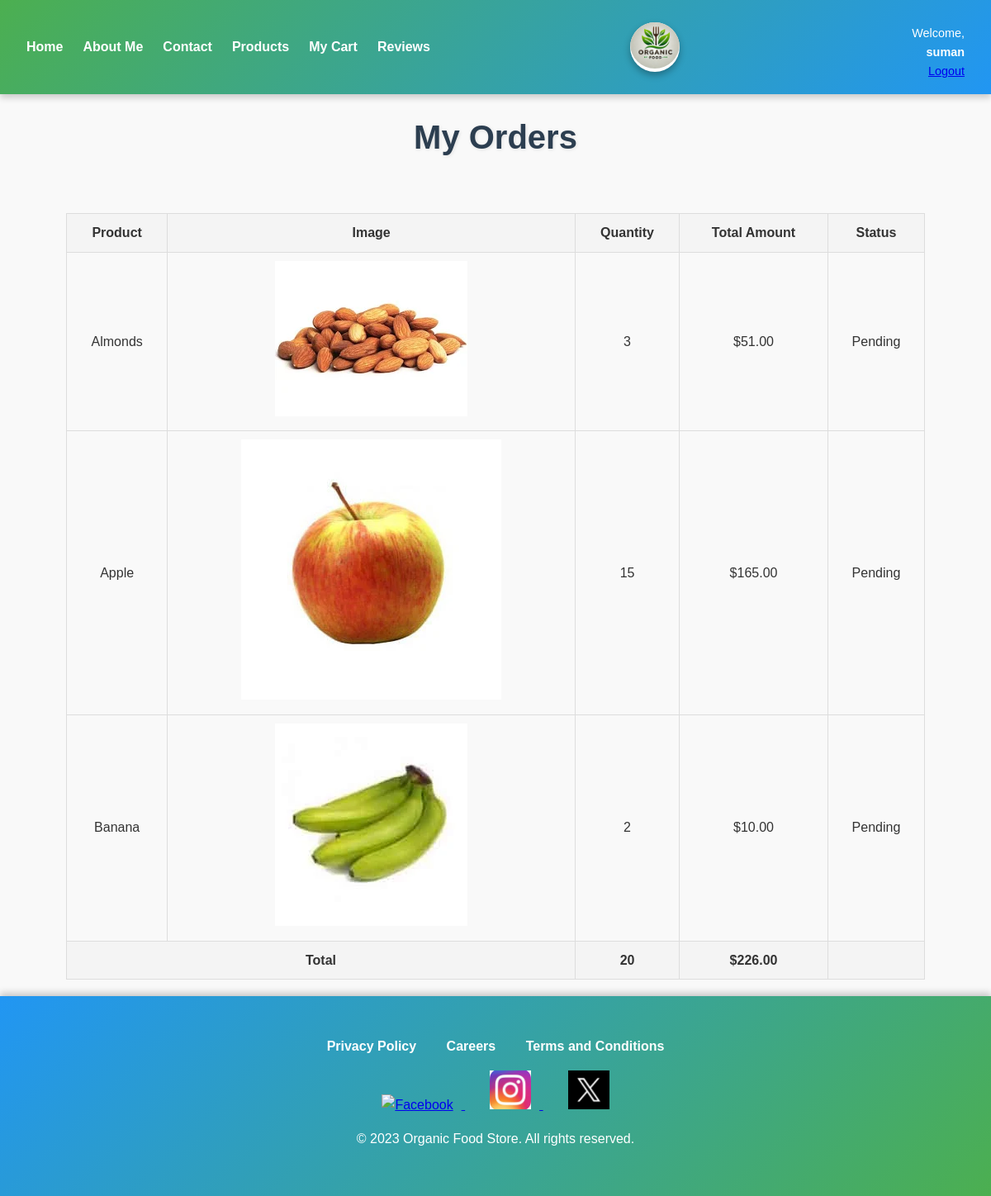
The app's page /php/order.php (signed in) with its own data.
### tables this page shows
CREATE TABLE `orders` (
  `id` int(10) UNSIGNED NOT NULL,
  `user_id` int(10) UNSIGNED NOT NULL,
  `total_amount` decimal(10,2) NOT NULL,
  `status` enum('Pending','Shipped','Delivered','Cancelled') DEFAULT 'Pending',
  `product_id` int(10) UNSIGNED NOT NULL,
  `quantity` int(10) UNSIGNED NOT NULL
);

CREATE TABLE `products` (
  `id` int(10) UNSIGNED NOT NULL,
  `name` varchar(100) NOT NULL,
  `description` text NOT NULL,
  `price` decimal(10,2) NOT NULL,
  `stock_quantity` int(11) NOT NULL,
  `image` varchar(255) NOT NULL,
  `category_id` int(11) DEFAULT NULL
);

### php/order.php (the view, shortened to what this page needs)
<?php
include('../header.php');
$servername = "localhost";
$username = "root";
$password = "";
$dbname = "organic";
$conn = new mysqli($servername, $username, $password, $dbname);
$user_id = isset($_SESSION['user_id']) ? $_SESSION['user_id'] : 1;
$sql = "SELECT o.id AS order_id, p.name AS product_name, p.image AS product_image, o.quantity, o.total_amount, o.status
        FROM orders o
        JOIN products p ON o.product_id = p.id
        WHERE o.user_id = ?";
$stmt = $conn->prepare($sql);
$total_quantity = 0;
$total_price = 0;
if ($stmt) {
    $stmt->bind_param("i", $user_id);
    $stmt->execute();
    $result = $stmt->get_result();
} else {
    die("Error preparing statement: " . $conn->error);
}
?>
<!DOCTYPE html>
<html lang="en">
<head>
    <link rel="stylesheet" href="../css/style.css">
</head>
<body>
    <h1 class="page-title">My Orders</h1>
    <div class="container">
        <?php if ($result->num_rows > 0): ?>
            <table class="orders-table">
                <thead>
                    <tr>
                        <th>Product</th>
                        <th>Image</th>
                        <th>Quantity</th>
                        <th>Total Amount</th>
                        <th>Status</th>
                    </tr>
                </thead>
                <tbody>
                    <?php while ($order = $result->fetch_assoc()): ?>
                        <tr>
                            <td><?php echo htmlspecialchars($order['product_name']); ?></td>
                            <td>
                                <img src="<?php echo htmlspecialchars($order['product_image']); ?>" alt="<?php echo htmlspecialchars($order['product_name']); ?>" class="order-product-image">
                            </td>
                            <td><?php echo htmlspecialchars($order['quantity']); ?></td>
                            <td>$<?php echo number_format($order['total_amount'], 2); ?></td>
                            <td><?php echo htmlspecialchars($order['status']); ?></td>
                        </tr>
                        <?php
                        $total_quantity += $order['quantity'];
                        $total_price += $order['total_amount'];
                        ?>
                    <?php endwhile; ?>
                </tbody>
                <tfoot>
                    <tr>
                        <th colspan="2">Total</th>
                        <th><?php echo $total_quantity; ?></th>
                        <th>$<?php echo number_format($total_price, 2); ?></th>
                        <th></th>
                    </tr>
                </tfoot>
            </table>
        <?php else: ?>
            <p>No orders found.</p>
        <?php endif; ?>
    </div>
    <?php include('../footer.php'); ?>
</body>
</html>

### css/style.css (style rules this page uses)
* { margin: 0; padding: 0; box-sizing: border-box; }
body { font-family: 'Arial', sans-serif; background: linear-gradient(to bottom right, #d9f2d9, #ffffff); overflow-x: hidden; }
body { font-family: 'Arial', sans-serif; background: linear-gradient(to bottom right, #d9f2d9, #ffffff); color: #333; }
body { font-family: 'Arial', sans-serif; background: linear-gradient(to bottom right, #d9f2d9, #ffffff); overflow-x: hidden; margin: 0; }
.container { width: 90%; max-width: 1200px; margin: 0 auto; padding: 40px 20px; }
body { font-family: Arial, sans-serif; background: linear-gradient(to bottom, #f5f7fa, #c3dce6); margin: 0; padding: 0; color: #34495e; }
h1 { text-align: center; color: #2c3e50; margin-top: 20px; font-size: 2.5rem; text-shadow: 2px 2px 4px rgba(0, 0, 0, 0.1); }
.container { max-width: 1200px; margin: 20px auto; padding: 20px; display: flex; flex-wrap: wrap; gap: 20px; justify-content: center; }
body { font-family: 'Arial', sans-serif; background: linear-gradient(to bottom, #f0f4f7, #d9e8ec); margin: 0; padding: 0; color: #34495e; }
.page-title { text-align: center; color: #2c3e50; font-size: 2.5rem; margin: 20px 0; text-shadow: 1px 1px 4px rgba(0, 0, 0, 0.1); }
.container { display: flex; flex-wrap: wrap; gap: 20px; justify-content: center; max-width: 1200px; margin: 0 auto; }
.orders-table { width: 100%; border-collapse: collapse; margin-top: 20px; }
.orders-table th, .orders-table td { border: 1px solid #ddd; padding: 10px; text-align: center; }
.orders-table th { background-color: #f4f4f4; font-weight: bold; }
.orders-table tr:nth-child(even) { background-color: #f9f9f9; }
body { margin: 0; padding: 0; font-family: 'Poppins', sans-serif; background: linear-gradient(135deg, #e9f5ff, #ffffff); color: #333; scroll-behavior: smooth; }
body { margin: 0; padding: 0; font-family: 'Poppins', sans-serif; background: #f9f9f9; color: #333; }
body { font-family: 'Arial', sans-serif; line-height: 1.6; margin: 0; padding: 0; background-color: #f9f9f9; color: #333; }

### records on screen
orders: product.name "Almonds", product.image (picture), quantity "3", total_amount "51.00", status "Pending"
orders: product.name "Apple", product.image (picture), quantity "15", total_amount "165.00", status "Pending"
orders: product.name "Banana", product.image (picture), quantity "2", total_amount "10.00", status "Pending"

### other values on screen
$_SESSION['user_name'] "suman"
$total_quantity "20"
$total_price "226.00"
